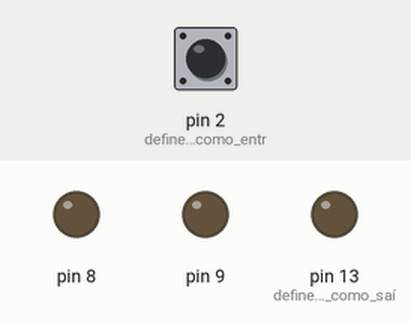
Recording of a sketch running on a simulated Arduino Uno, built with avr-gcc and run on an emulated ATmega328P. On the bench: output pins drawn as LEDs (lit = HIGH). The inputs (shaded band) are chosen by the test bench; at power-on: pin 2 (define_o_pino_2_como_entr) HIGH.

Above: at 1.2 s.
1.3 s: pin 2 (define_o_pino_2_como_entr) pulled LOW for 0.15 s
At 3.9 s:
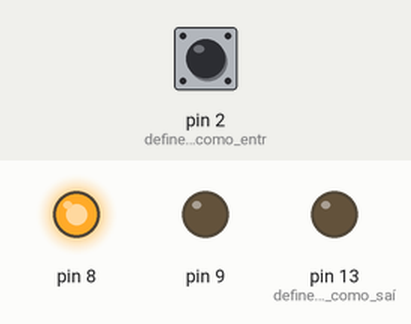
At 8.2 s:
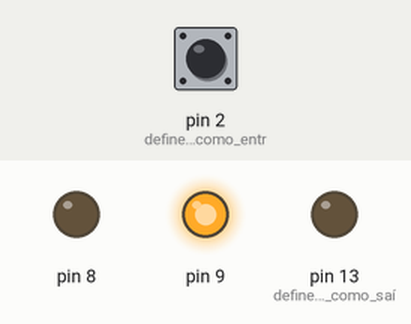
Timing chart, 0 to 11.8 s (numbered marks = the images above; inputs shaded):
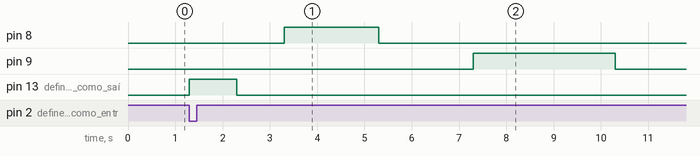

Measured:
- after the input at 1.3 s, pin 8: LOW → HIGH after 2.0 s, → LOW 2.0 s later; pin 9: LOW → HIGH after 6.0 s, → LOW 3.0 s later; pin 13 (define_o_pino_13_como_saí): LOW → HIGH at once, → LOW 1.0 s later

The sketch:

sketch.ino
```cpp
void setup() {
    pinMode(13, OUTPUT); // define o pino 13 como saída
    pinMode(8, OUTPUT);
    pinMode(9, OUTPUT);
    pinMode(2, INPUT_PULLUP); // define o pino 2 como entrada com resistor de pull-up interno
}

void loop() {
    // Verifica se o botão foi pressionado (LOW porque usamos PULLUP)
    if(digitalRead(2) == LOW) {
        // Executa a sequência de LEDs quando o botão é pressionado
        digitalWrite(13, HIGH);
        delay(1000);
        digitalWrite(13, LOW);
        delay(1000);
        digitalWrite(8, HIGH);
        delay(2000);
        digitalWrite(8, LOW);
        delay(2000);
        digitalWrite(9, HIGH);
        delay(3000);
        digitalWrite(9, LOW);
        delay(3000);
    }
}
```
